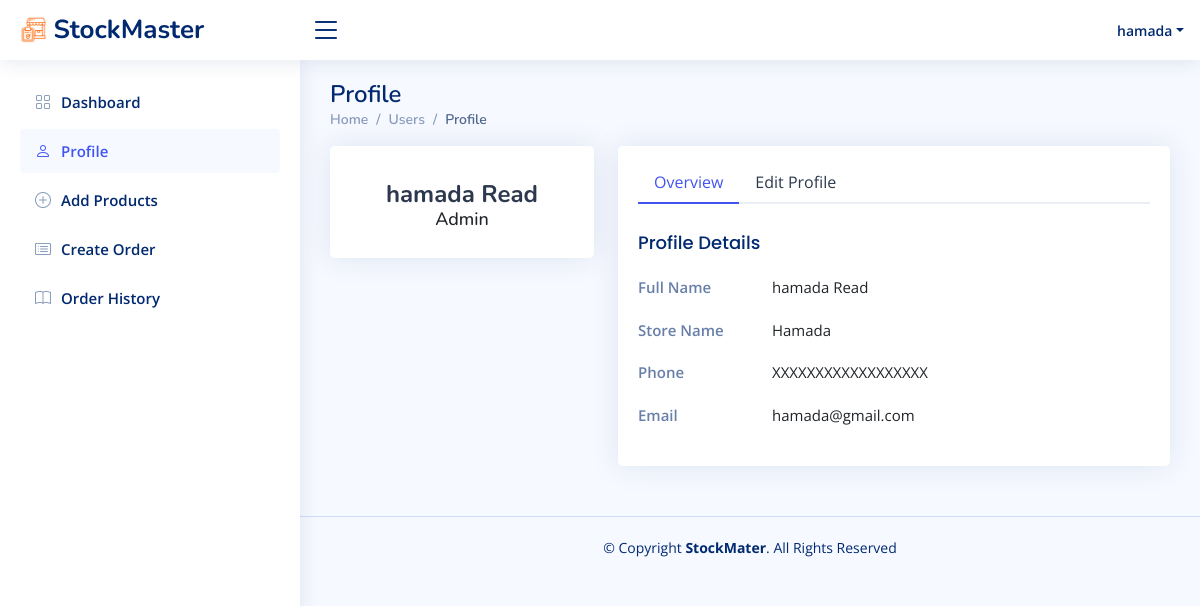
Before: /dashboard/profile (signed in) with the older database file.
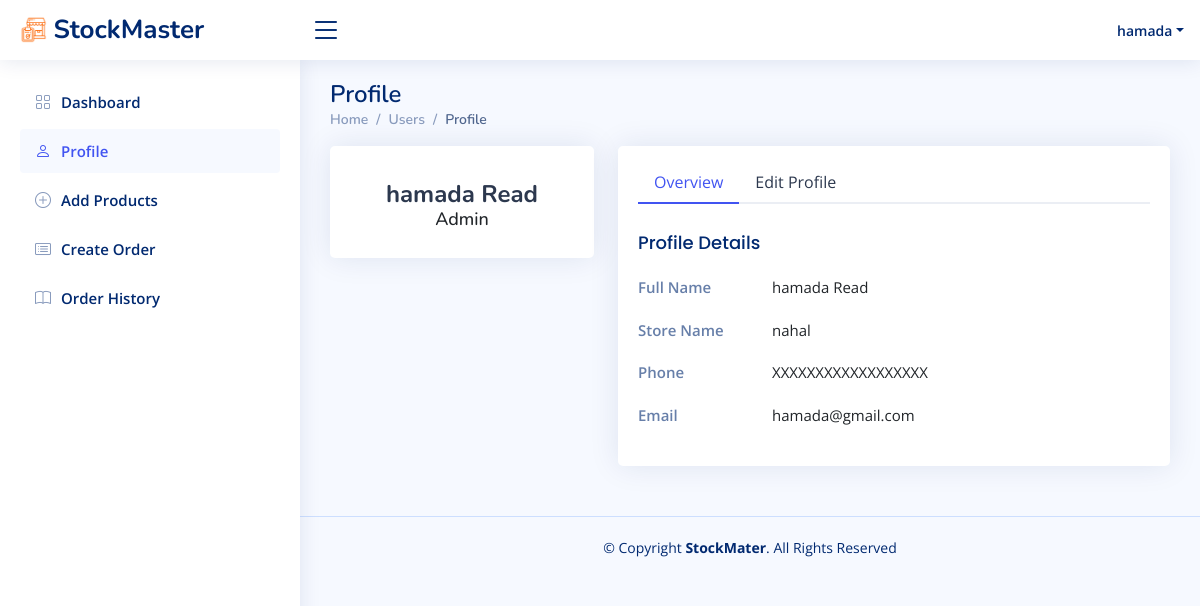
After: the same page with the newer database file.
### StockMaster_app/models.py (models this page shows)
class User(models.Model):
    f_name = models.CharField(max_length=255)
    l_name = models.CharField(max_length=255)
    s_name = models.CharField(max_length=255)
    email = models.CharField(max_length=255)
    password = models.CharField(max_length=255)
    created_at = models.DateTimeField(auto_now_add=True)
    updated_at = models.DateTimeField(auto_now=True)
    objects = UserManager()

### StockMaster_app/views.py (the view)
# urls.py: path('dashboard/profile', views.profile, name='profile'),
def profile(request):
    user = User.objects.get(id=request.session['user'])
    context = {
        'user': user,
    }
    return render(request, 'users-profile.html', context)

### StockMaster_app/templates/users-profile.html (shortened to what the changed rows need)
{% load static %}
<!DOCTYPE html>
<html lang="en">
<head>
  <link rel="stylesheet" href="{% static 'vendor/bootstrap/css/bootstrap.min.css' %}">
  <link rel="stylesheet" href="{% static 'vendor/bootstrap-icons/bootstrap-icons.css' %}">
  <link rel="stylesheet" href="{% static 'vendor/boxicons/css/boxicons.min.css' %}">
  <link rel="stylesheet" href="{% static 'vendor/quill/quill.snow.css' %}">
  <link rel="stylesheet" href="{% static 'vendor/quill/quill.bubble.css' %}">
  <link rel="stylesheet" href="{% static 'vendor/remixicon/remixicon.css' %}">
  <link rel="stylesheet" href="{% static 'vendor/simple-datatables/style.css' %}">
  <link rel="stylesheet" href="{% static 'style.css' %}">
</head>
<body>
  <header id="header" class="header fixed-top d-flex align-items-center">
    <nav class="header-nav ms-auto">
      <ul class="d-flex align-items-center">
        <li class="nav-item dropdown pe-3">
          <a class="nav-link nav-profile d-flex align-items-center pe-0" href="#" data-bs-toggle="dropdown">
            <span class="d-none d-md-block dropdown-toggle ps-2">{{user.f_name}}</span>
          </a>
        </li>
      </ul>
    </nav>
  </header>
  <main id="main" class="main">
    <div class="pagetitle">
      <h1>Profile</h1>
    </div>
    <section class="section profile">
      <div class="row">
        <div class="col-xl-4">
          <div class="card">
            <div class="card-body profile-card pt-4 d-flex flex-column align-items-center">
              <h2>{{user.f_name}} {{user.l_name}}</h2>
              <h3>Admin</h3>
            </div>
          </div>
        </div>
        <div class="col-xl-8">
          <div class="card">
            <div class="card-body pt-3">
              <div class="tab-content pt-2">
                <div class="tab-pane fade show active profile-overview" id="profile-overview">
                  <div class="row">
                    <div class="col-lg-3 col-md-4 label ">Full Name</div>
                    <div class="col-lg-9 col-md-8">{{user.f_name}} {{user.l_name}}</div>
                  </div>
                  <div class="row">
                    <div class="col-lg-3 col-md-4 label">Store Name</div>
                    <div class="col-lg-9 col-md-8">{{user.s_name}}</div>
                  </div>
                  <div class="row">
                    <div class="col-lg-3 col-md-4 label">Email</div>
                    <div class="col-lg-9 col-md-8">{{user.email}}</div>
                  </div>
                </div>
              </div>
            </div>
          </div>
        </div>
      </div>
    </section>
  </main>
</body>
</html>

Changed rows visible on the page:
changed User "hamada": s_name "Hamada" → "nahal"
